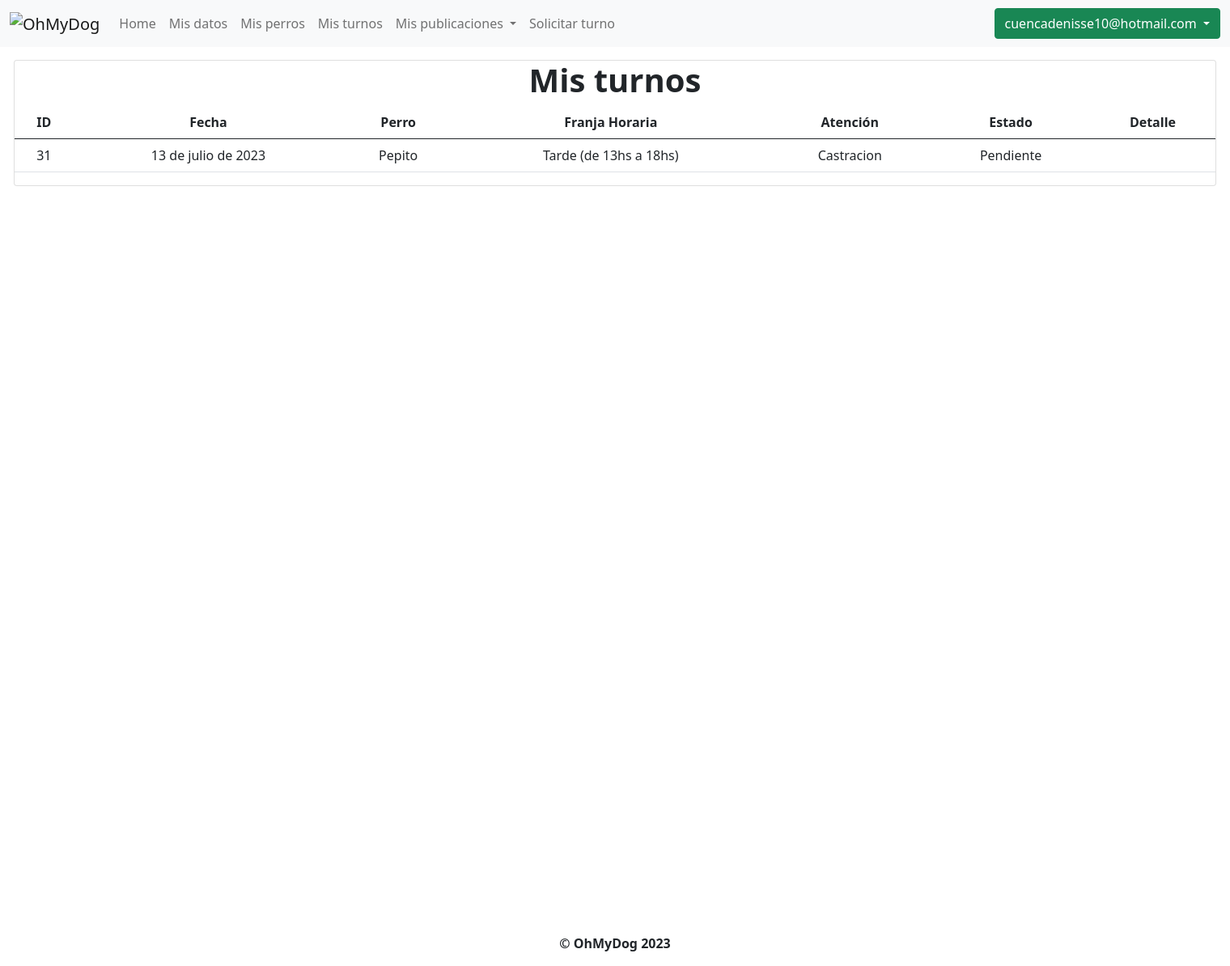
/mis_turnos (signed in), run on an earlier commit of the app's database.
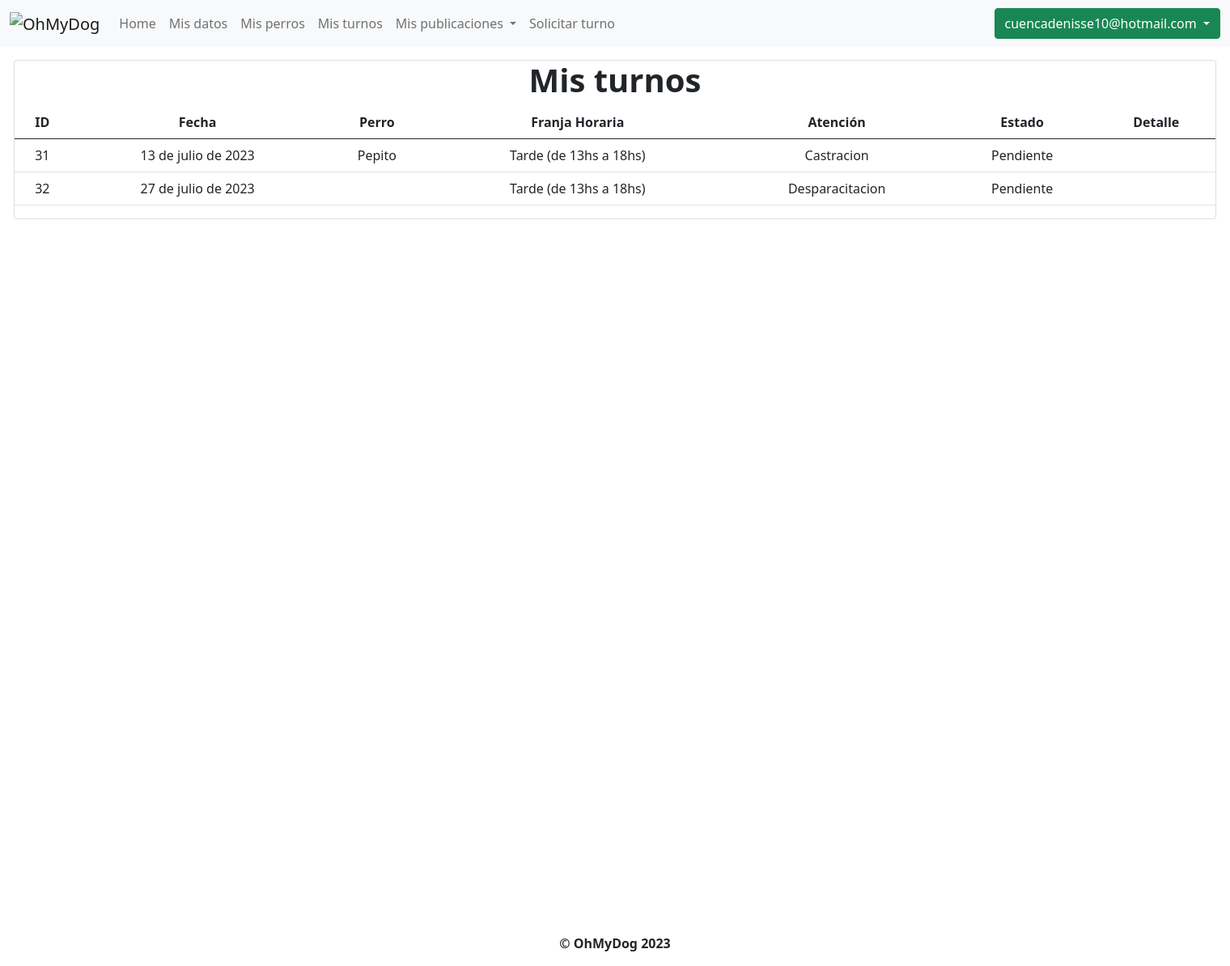
And on a later commit of the database.
### OhMyDog/modelos/turnos/turnos.py (models this page shows, shortened)
class Turno(models.Model):
    id = models.BigAutoField(primary_key=True)
    cliente = models.ForeignKey(
        Cliente, null=False, on_delete=models.CASCADE
    )
    perro = models.ForeignKey(
        Perro, null=True, on_delete=models.CASCADE
    )
    fecha_del_turno = models.DateField(null=False)
    fecha_de_solicitud = models.DateTimeField(null=False)
    franja_horaria = models.ForeignKey(
        FranjaHoraria, null=False, on_delete=models.CASCADE
    )
    tipo_atencion = models.ForeignKey(
        TipoDeAtencion, null=False, on_delete=models.CASCADE
    )
    estado = models.ForeignKey(EstadoDelTurno, null=False, on_delete=models.CASCADE)
    observaciones = models.TextField(null=True)

### OhMyDog/modelos/perros/perros.py (models this page shows, shortened)
class Perro(models.Model):
    id = models.BigAutoField(primary_key=True)
    dueño = models.ForeignKey(
        Cliente, null=False, on_delete=models.CASCADE, related_name="perros"
    )
    nombre = models.CharField(max_length=35, blank=False)
    raza = models.CharField(max_length=255, blank=False)
    peso = models.DecimalField(blank=False, max_digits=5, decimal_places=2)
    descripcion = models.CharField(max_length=255)
    fecha_de_nacimiento = models.DateField(blank=False)
    sexos = [("M", "Macho"), ("H", "Hembra")]
    sexo = models.CharField(max_length=1, choices=sexos, blank=False)
    habilitado = models.BooleanField(default=True)
    tiene_castracion = models.BooleanField(default=False)

### OhMyDog/modelos/franjasHorarias/franjasHorarias.py (models this page shows, shortened)
class FranjaHoraria(models.Model):
    class Meta:
        verbose_name_plural = "(LT) Franjas_horarias"
    id = models.BigAutoField(primary_key=True)
    nombre = models.CharField(max_length=30)

### OhMyDog/modelos/tiposDeAtenciones/tiposDeAtenciones.py (models this page shows, shortened)
class TipoDeAtencion(models.Model):
    class Meta:
        verbose_name_plural = "(LT) Tipos_atencion"
    id = models.BigAutoField(primary_key=True)
    nombre = models.CharField(max_length=30)

### OhMyDog/modelos/estadosDelTurno/estadosDelTurno.py (models this page shows, shortened)
class EstadoDelTurno(models.Model):
    class Meta:
        verbose_name_plural = "(LT) Estados_del_turno"
    id = models.BigAutoField(primary_key=True)
    nombre = models.CharField(max_length=30)

### OhMyDog/views/clientes.py (the view)
# urls.py: path("mis_turnos", mis_turnos, name="mis_turnos"),
@login_required
def mis_turnos(request):
    cliente = request.user.cliente
    turnos = filtrar_turnos_por_cliente(cliente)
    return render(request, "mis_turnos.html", {"turnos": turnos})

### OhMyDog/modelos/turnos/__init__.py (called while the page is built)
def filtrar_turnos_por_cliente(cliente):
    return Turno.objects.filter(cliente=cliente)

### OhMyDog/templates/mis_turnos.html (shortened to what this page needs)
{% extends 'layout.html' %} {% block title %}OhMyDog - Mis turnos{% endblock %}
{% block content %}
<div class="container containerPrincipal">
	<div class="card">
		<h1 style="float: none; text-align: center;">
			Mis turnos
		</h1>
			<table class="table table-hover">
			<thead>
				<tr>
					<th scope="col">ID</th>
					<th scope="col">Fecha</th>
					<th scope="col">Perro </th>
					<th scope="col">Franja Horaria</th>
					<th scope="col">Atención</th>
					<th scope="col">Estado</th>
					<th scope="col">Detalle</th>
				</tr>
			</thead>
			<tbody>
				{% if turnos %}
				{% for turno in turnos %}
				<tr>
					<td>{{ turno.id }}</td>
					<td>{{ turno.fecha_del_turno }}</td>
					<td>{{ turno.perro.nombre }}</td>
					<td>{{ turno.franja_horaria.nombre }}</td>
					<td>{{ turno.tipo_atencion.nombre }}</td>
					<td>{{ turno.estado.nombre }}</td>
					<td>
					  </td>
				</tr>
				{% endfor %}
				{% else %}
				<tr>
					<td colspan="7">
						<p>No hay turnos registrados</p>
					</td>
				</tr>
				{% endif %}
			</tbody>
			</table>
	</div>
</div>
{% endblock %}

What changed in the data, as far as the page shows it:
added Turno: id "32", fecha_del_turno "27 de julio de 2023", franja_horaria.nombre "Tarde (de 13hs a 18hs)", tipo_atencion.nombre "Desparacitacion", estado.nombre "Pendiente"
